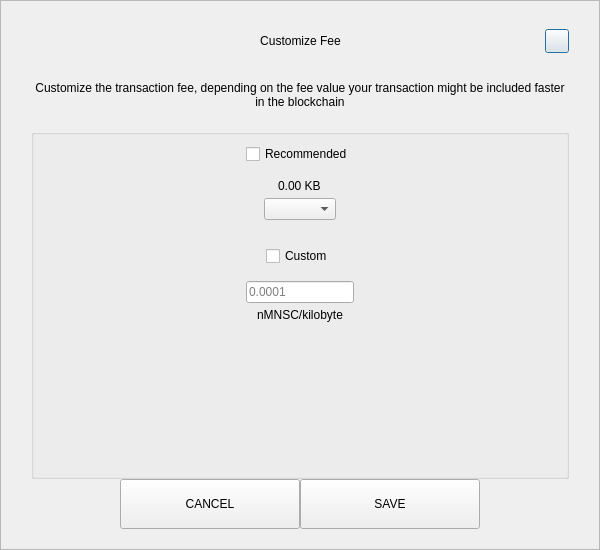
<?xml version="1.0" encoding="UTF-8"?>
<ui version="4.0">
 <class>SendCustomFeeDialog</class>
 <widget class="QDialog" name="SendCustomFeeDialog">
  <property name="geometry">
   <rect>
    <x>0</x>
    <y>0</y>
    <width>600</width>
    <height>550</height>
   </rect>
  </property>
  <property name="windowTitle">
   <string>Form</string>
  </property>
  <layout class="QVBoxLayout" name="verticalLayout_3">
   <property name="spacing">
    <number>0</number>
   </property>
   <property name="leftMargin">
    <number>0</number>
   </property>
   <property name="topMargin">
    <number>0</number>
   </property>
   <property name="rightMargin">
    <number>0</number>
   </property>
   <property name="bottomMargin">
    <number>0</number>
   </property>
   <item>
    <widget class="QFrame" name="frame">
     <property name="styleSheet">
      <string notr="true"/>
     </property>
     <property name="frameShape">
      <enum>QFrame::StyledPanel</enum>
     </property>
     <property name="frameShadow">
      <enum>QFrame::Raised</enum>
     </property>
     <layout class="QVBoxLayout" name="verticalLayout_2">
      <property name="spacing">
       <number>0</number>
      </property>
      <property name="leftMargin">
       <number>30</number>
      </property>
      <property name="topMargin">
       <number>20</number>
      </property>
      <property name="rightMargin">
       <number>30</number>
      </property>
      <property name="bottomMargin">
       <number>20</number>
      </property>
      <item>
       <layout class="QHBoxLayout" name="horizontalLayout_3">
        <property name="spacing">
         <number>0</number>
        </property>
        <item>
         <spacer name="horizontalSpacer_21">
          <property name="orientation">
           <enum>Qt::Horizontal</enum>
          </property>
          <property name="sizeHint" stdset="0">
           <size>
            <width>40</width>
            <height>20</height>
           </size>
          </property>
         </spacer>
        </item>
        <item>
         <widget class="QLabel" name="labelTitle">
          <property name="minimumSize">
           <size>
            <width>0</width>
            <height>40</height>
           </size>
          </property>
          <property name="maximumSize">
           <size>
            <width>16777215</width>
            <height>40</height>
           </size>
          </property>
          <property name="styleSheet">
           <string notr="true">padding-left:24px;</string>
          </property>
          <property name="text">
           <string>Customize Fee</string>
          </property>
          <property name="alignment">
           <set>Qt::AlignCenter</set>
          </property>
          <property name="margin">
           <number>7</number>
          </property>
         </widget>
        </item>
        <item>
         <spacer name="horizontalSpacer">
          <property name="orientation">
           <enum>Qt::Horizontal</enum>
          </property>
          <property name="sizeHint" stdset="0">
           <size>
            <width>40</width>
            <height>20</height>
           </size>
          </property>
         </spacer>
        </item>
        <item>
         <widget class="QPushButton" name="btnEsc">
          <property name="minimumSize">
           <size>
            <width>24</width>
            <height>24</height>
           </size>
          </property>
          <property name="maximumSize">
           <size>
            <width>24</width>
            <height>24</height>
           </size>
          </property>
          <property name="text">
           <string/>
          </property>
         </widget>
        </item>
       </layout>
      </item>
      <item>
       <spacer name="verticalSpacer_2">
        <property name="orientation">
         <enum>Qt::Vertical</enum>
        </property>
        <property name="sizeType">
         <enum>QSizePolicy::Fixed</enum>
        </property>
        <property name="sizeHint" stdset="0">
         <size>
          <width>20</width>
          <height>20</height>
         </size>
        </property>
       </spacer>
      </item>
      <item>
       <widget class="QLabel" name="labelMessage">
        <property name="text">
         <string>Customize the transaction fee, depending on the fee value your transaction might be included faster in the blockchain</string>
        </property>
        <property name="alignment">
         <set>Qt::AlignCenter</set>
        </property>
        <property name="wordWrap">
         <bool>true</bool>
        </property>
       </widget>
      </item>
      <item>
       <spacer name="verticalSpacer_3">
        <property name="orientation">
         <enum>Qt::Vertical</enum>
        </property>
        <property name="sizeType">
         <enum>QSizePolicy::Fixed</enum>
        </property>
        <property name="sizeHint" stdset="0">
         <size>
          <width>20</width>
          <height>20</height>
         </size>
        </property>
       </spacer>
      </item>
      <item>
       <widget class="QGroupBox" name="groupBox">
        <property name="title">
         <string/>
        </property>
        <layout class="QVBoxLayout" name="verticalLayout">
         <property name="leftMargin">
          <number>12</number>
         </property>
         <property name="rightMargin">
          <number>12</number>
         </property>
         <item>
          <layout class="QVBoxLayout" name="verticalLayout_4">
           <property name="spacing">
            <number>5</number>
           </property>
           <item alignment="Qt::AlignHCenter">
            <widget class="QCheckBox" name="checkBoxRecommended">
             <property name="text">
              <string>Recommended</string>
             </property>
            </widget>
           </item>
           <item>
            <spacer name="verticalSpacer_5">
             <property name="orientation">
              <enum>Qt::Vertical</enum>
             </property>
             <property name="sizeType">
              <enum>QSizePolicy::Fixed</enum>
             </property>
             <property name="sizeHint" stdset="0">
              <size>
               <width>20</width>
               <height>10</height>
              </size>
             </property>
            </spacer>
           </item>
           <item alignment="Qt::AlignHCenter">
            <widget class="QLabel" name="labelFee">
             <property name="text">
              <string>0.00 KB</string>
             </property>
            </widget>
           </item>
           <item alignment="Qt::AlignHCenter">
            <widget class="QComboBox" name="comboBoxRecommended"/>
           </item>
          </layout>
         </item>
         <item>
          <spacer name="verticalSpacer">
           <property name="orientation">
            <enum>Qt::Vertical</enum>
           </property>
           <property name="sizeType">
            <enum>QSizePolicy::Fixed</enum>
           </property>
           <property name="sizeHint" stdset="0">
            <size>
             <width>20</width>
             <height>20</height>
            </size>
           </property>
          </spacer>
         </item>
         <item>
          <layout class="QVBoxLayout" name="verticalLayout_5">
           <property name="spacing">
            <number>5</number>
           </property>
           <item alignment="Qt::AlignHCenter">
            <widget class="QCheckBox" name="checkBoxCustom">
             <property name="text">
              <string>Custom</string>
             </property>
            </widget>
           </item>
           <item>
            <spacer name="verticalSpacer_6">
             <property name="orientation">
              <enum>Qt::Vertical</enum>
             </property>
             <property name="sizeType">
              <enum>QSizePolicy::Fixed</enum>
             </property>
             <property name="sizeHint" stdset="0">
              <size>
               <width>20</width>
               <height>10</height>
              </size>
             </property>
            </spacer>
           </item>
           <item alignment="Qt::AlignHCenter">
            <widget class="QLineEdit" name="lineEditCustomFee">
             <property name="placeholderText">
              <string notr="true">0.0001</string>
             </property>
            </widget>
           </item>
           <item alignment="Qt::AlignHCenter">
            <widget class="QLabel" name="labelCustomFee">
             <property name="text">
              <string>nMNSC/kilobyte</string>
             </property>
            </widget>
           </item>
          </layout>
         </item>
         <item>
          <spacer name="verticalSpacer_4">
           <property name="orientation">
            <enum>Qt::Vertical</enum>
           </property>
           <property name="sizeHint" stdset="0">
            <size>
             <width>20</width>
             <height>40</height>
            </size>
           </property>
          </spacer>
         </item>
        </layout>
       </widget>
      </item>
      <item>
       <layout class="QHBoxLayout" name="horizontalLayout" stretch="1,2,2,1">
        <item>
         <spacer name="horizontalSpacer1">
          <property name="orientation">
           <enum>Qt::Horizontal</enum>
          </property>
          <property name="sizeHint" stdset="0">
           <size>
            <width>40</width>
            <height>20</height>
           </size>
          </property>
         </spacer>
        </item>
        <item>
         <widget class="QPushButton" name="btnCancel">
          <property name="minimumSize">
           <size>
            <width>180</width>
            <height>50</height>
           </size>
          </property>
          <property name="focusPolicy">
           <enum>Qt::NoFocus</enum>
          </property>
          <property name="text">
           <string>CANCEL</string>
          </property>
         </widget>
        </item>
        <item>
         <widget class="QPushButton" name="btnSave">
          <property name="minimumSize">
           <size>
            <width>180</width>
            <height>50</height>
           </size>
          </property>
          <property name="focusPolicy">
           <enum>Qt::NoFocus</enum>
          </property>
          <property name="text">
           <string>SAVE</string>
          </property>
         </widget>
        </item>
        <item>
         <spacer name="horizontalSpacer_2">
          <property name="orientation">
           <enum>Qt::Horizontal</enum>
          </property>
          <property name="sizeHint" stdset="0">
           <size>
            <width>40</width>
            <height>20</height>
           </size>
          </property>
         </spacer>
        </item>
       </layout>
      </item>
     </layout>
    </widget>
   </item>
  </layout>
 </widget>
 <resources/>
 <connections/>
</ui>
